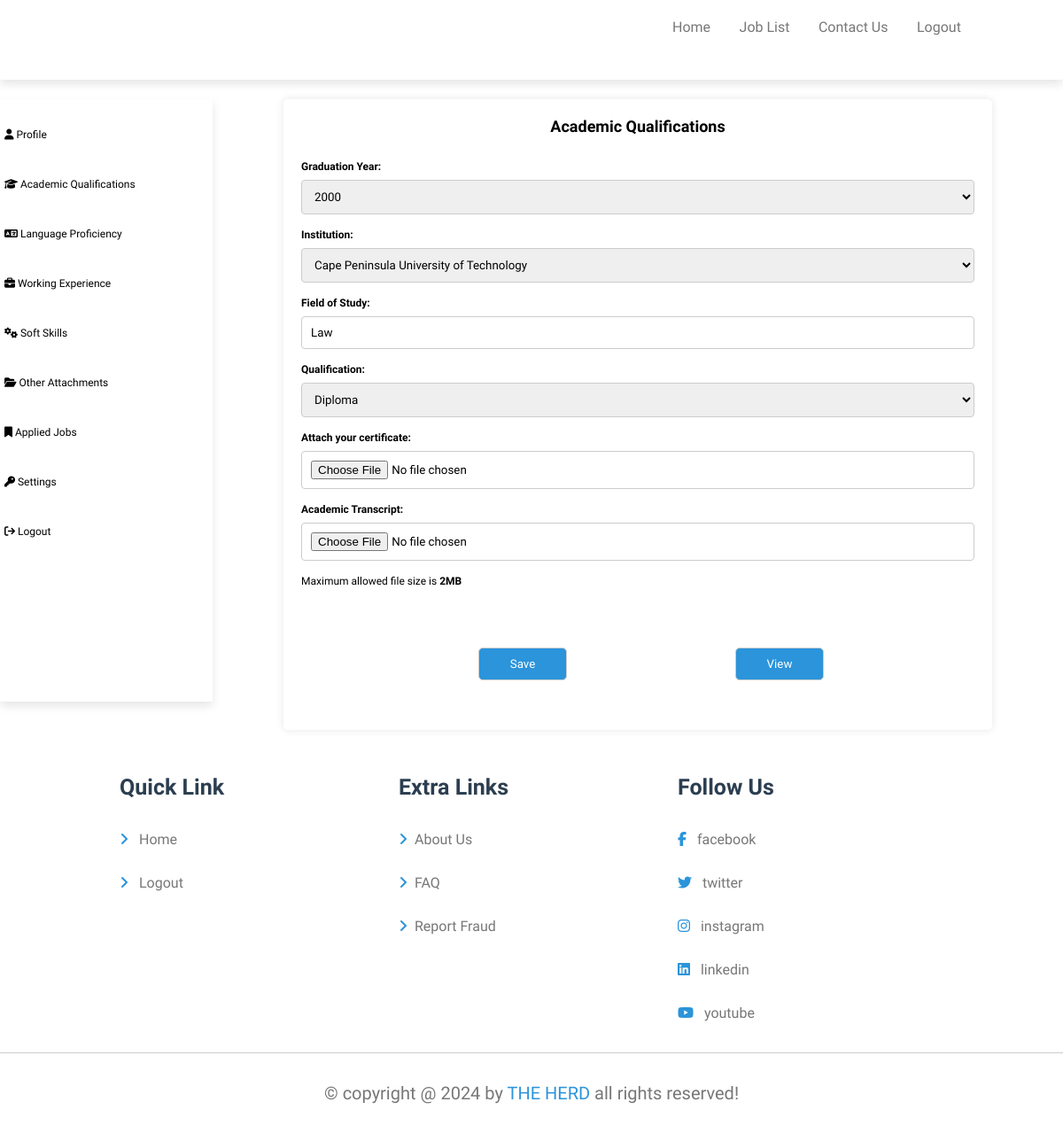
Page /qualification.php (signed in) on the committed database.
### tables this page shows
CREATE TABLE `academicrecord` (
  `academicRecordID` int(11) NOT NULL,
  `id_number` varchar(13) NOT NULL,
  `graduationYear` int(4) NOT NULL,
  `institution` varchar(255) NOT NULL,
  `studyField` varchar(255) NOT NULL,
  `qualification` varchar(255) NOT NULL,
  `specifyInstitution` varchar(255) NOT NULL,
  `specifyQualification` varchar(255) NOT NULL
);

### qualification.php (the view, shortened to what this page needs)
<?php
require('database.php');
$id = $_SESSION['id_number'] ?? '';
$graduationYear = $_SESSION['graduationYear'] ?? '';
$institution = $_SESSION['institution'] ?? '';
$studyField = $_SESSION['studyField'] ?? '';
$qualification = $_SESSION['qualification'] ?? '';
if (!empty($id)) {
    $sql = "SELECT * FROM academicrecord WHERE id_number = '$id'";
    $result = mysqli_query($conn, $sql);
    if (mysqli_num_rows($result) > 0) {
        $row = mysqli_fetch_assoc($result);
        $graduationYear = $row['graduationYear'];
        $institution = $row['institution'];
        $studyField = $row['studyField'];
        $qualification = $row['qualification'];
    }
}
?>
<!DOCTYPE html>
<html lang = "en">
    <head>
        <link rel="stylesheet" href="style.css">
    </head>
    <body>
    <header class="header">
        <section class="flex">
        <nav class="navbar">
                <a href="Profile.php" style="margin-left:260px;">Home</a>
                <a href="jobList2.php">Job List</a>
                <a href="Contact.php">Contact Us</a>
                <a href="Logout.php">Logout</a>
            </nav>
        </section>
    </header> <br><br>
</head>
<body>
<section  style="float: left;width: 20%;height: 680px; background:white;padding:5px;box-shadow: var(--box-shadow);font-size:larger;">
<br><br>
<a href="Profile.php" style="color: black; "><i class="fa fa-user"></i> Profile</a>
<br><br>
<br><br>
<a href="qualification.php"  style="color: black;"><i class="fa fa-graduation-cap"></i> Academic Qualifications</a>
<br><br>
<br><br>
<a href="Language.php"  style="color: black;"><i class="fa fa-language"></i> Language Proficiency</a>
<br><br>
<br><br>
<a href="workExperience.php"  style="color: black;"><i class="fa fa-briefcase"></i> Working Experience</a>
<br><br>
<br><br>
<a href="softSkills.php"  style="color: black;"><i class="fa fa-cogs"></i> Soft Skills</a>
<br><br>
<br><br>
<a href="otherAttachments.php"  style="color: black;"><i class="fa fa-folder-open"></i> Other Attachments</a>
<br><br>
<br><br>
<a href="appliedJob.php"  style="color: black;"><i class="fa fa-bookmark"></i> Applied Jobs</a>
<br><br>
<br><br>
<a href="settings.php" style="color: black;"><i class="fa fa-key"></i> Settings</a>
<br><br>
<br><br>
<a href="Logout.php"   style="color: black;" ><i class="fa fa-sign-out"></i> Logout</a>
</section>
<section>
    <div class="container" style="font-size: larger;">
        <form action="" method="POST" enctype="multipart/form-data">
            <h1>Academic Qualifications</h1><br><br>
            <label>Graduation Year: </label>
            <select name="graduationYear" id="graduationYear" class="input" onchange="toggleOtherField('graduationYear', 'otherGraduationYearField')">
                <?php
                for ($year = 2000; $year <= 2024; $year++) {
                    echo "<option value='$year'" . ($graduationYear == $year ? 'selected' : '') . ">$year</option>";
                }
                ?>
            </select>
            <label>Institution: </label>
            <select name="institution" id="institution" class="input" onchange="toggleOtherField('institution', 'otherInstitutionField')">
    <option value="Cape Peninsula University of Technology"<?php if($institution == 'Cape Peninsula University of Technology') echo 'selected'; ?>>Cape Peninsula University of Technology</option>
            </select>
            <label>Field of Study: </label>
            <input type="text" name="studyField" placeholder="Field of study" value="<?php echo htmlspecialchars($studyField); ?>">
            <label>Qualification: </label>
            <select name="qualification" id="qualification" class="input" onchange="toggleOtherField('qualification', 'otherQualificationField')">
   <option value="Diploma" <?php echo $qualification == 'Diploma' ? 'selected' : ''; ?>>Diploma</option>
            </select>
            <label>Attach your certificate: </label>
            <input type="file" accept="application/pdf" name="files[]" id="files[]" onchange="validateFile(this)">
            <label>Academic Transcript: </label>
  <input type="file"  accept="application/pdf" name="files[]" id="files[]" onchange="validateFile(this)">
            <p>Maximum allowed file size is <strong>2MB</strong></p><br><br>
            <div class="button-container">
                <input type="submit" value="Save" style="width: 100px; margin-left: 200px;">
                <input type="submit" value="View" style="width: 100px; margin-left: 150px;" onclick="window.location.href='viewQualification.php';">
            </div>
        </form>
    </div>
</section>
        <footer class="footer">
            <section class="grid">
                <div class="box">
                    <h3>Quick link</h3>
                    <a href="Home.php"><i class="fas fa-angle-right"></i> Home</a>
                    <a href="Login.php"><i class="fas fa-angle-right"></i> Logout</a>
                </div>
                <div class="box">
                    <h3>Extra links</h3>
                    <a href="About2.php"><i class="fas fa-angle-right"></i>About Us</a>
                    <a href="FAQ.php"><i class="fas fa-angle-right"></i>FAQ</a>
                    <a href="FraudReport.php"><i class="fas fa-angle-right"></i>Report Fraud</a>
                    </div>
                    <div class="box">
                        <h3>follow us</h3>
                        <a href="https://m.facebook.com/people/MICT-SETA/100064473800888/?locale=br_FR"><i class="fab fa-facebook-f"></i> facebook</a>
                    <a href="https://twitter.com/mictseta?lang=en"><i class="fab fa-twitter"></i> twitter</a>
                    <a href="https://www.instagram.com/mictseta/?hl=en#:~:text=MICT%20SETA%20(%40mictseta)%20%E2%80%A2%20Instagram%20photos%20and%20videos"><i class="fab fa-instagram"></i> instagram</a>
                    <a href="https://za.linkedin.com/company/mict-seta"><i class="fab fa-linkedin"></i> linkedin</a>
                    <a href="https://www.youtube.com/@mictseta2918"><i class="fab fa-youtube"></i> youtube</a>
                    </div>
            </section>
            <div class="credit">&copy; copyright @ 2024 by <span>THE HERD</span> all rights reserved!</div>
        </footer>
    </body>
</html>

### style.css (style rules this page uses)
:root { --main-color: #2b94da; --red:red; --light-color:#777; --light-bg:#eee; --black:#2c3e50; --white:#fff; --box-shadow:0 .5rem 1rem rgba(0,0,0,.1); --border:.1rem solid rgba(0,0,0,.2); }
* { font-family: 'Comfortaa', cursive; margin: 0; padding: 0; box-sizing: border-box; text-decoration: none; outline: none; border: none; }
html { font-size: 62.5%; overflow-x: hidden; scroll-padding-top: 7rem; scroll-behavior: smooth; }
body { background-color: var(--light-bg); }
section { padding: 2rem; margin: 0 auto; max-width: 1200px; }
.header { position: sticky; top: 0; left: 0; right: 0; background-color: var(--white); box-shadow: var(--box-shadow); z-index: 1000; }
.header .flex { position: relative; display: flex; align-items: center; justify-content: space-between; }
.header .flex .navbar a { display: inline-block; padding: .1rem 1.5rem; font-size: 1.6rem; color: var(--light-color); border-radius: .5rem; text-transform: capitalize; }
.footer .grid { display: grid; grid-template-columns: repeat(auto-fit, 30rem); gap: 1.5rem; justify-content: center; align-items: flex-start; }
.footer .grid .box h3 { font-size: 2.5rem; color: var(--black); margin: 1rem 0; padding-bottom: 1rem; text-transform: capitalize; }
.footer .grid .box a { display: block; padding: 1.5rem 0; font-size: 1.6rem; color: var(--light-color); }
.footer .grid .box a i { color: var(--main-color); margin-right: .8rem; transition: .2s linear; }
.footer .credit { text-align: center; padding: 3rem 2rem; border-top: var(--border); background-color: var(--white); font-size: 2rem; color: var(--light-color); line-height: 1.5; }
.footer .credit span { color: var(--main-color); text-transform: capitalize; }

### qualification.php (style rules this page uses)
body { font-family: Arial, sans-serif; background-color: #fff; margin: 0; padding: 0; box-sizing: border-box; }
.container { max-width: 800px; background-color: #fff; padding: 20px; border-radius: 5px; box-shadow: 0 0 10px rgba(0, 0, 0, 0.1); margin-left: 300px; margin-top: -20px; }
form { display: flex; flex-direction: column; margin-bottom: 20px; }
label { margin-bottom: 8px; font-weight: bold; }
input,textarea, select { padding: 10px; margin-bottom: 16px; border: 1px solid #ccc; border-radius: 4px; box-sizing: border-box; width: 100%; }
.button-container { display: flex; gap: 40px; }
input[type="submit"] { background-color:#2b94da; color: #fff; cursor: pointer; margin-top: 1rem; padding: 1rem ; border-radius: .5rem; margin-top: 40px; }
header { background-image: url(images/mictsetalogo.png); background-repeat: no-repeat; width: 100%; height: 90px; margin-bottom: 0px; }
.navbar { padding: 0px; margin-left: 40%; }
h1 { text-align: center; }

### rows in the picture
academicrecord: graduationYear "2000", institution "Cape Peninsula University of Technology", studyField "Law", qualification "Diploma"
